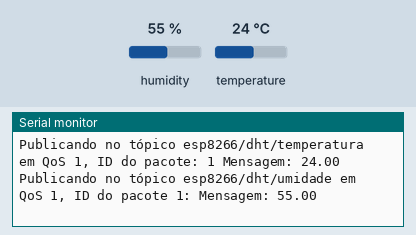
The sketch below on a simulated ESP8266 (NodeMCU). Parts: the last lines printed to the serial monitor. The test bench sets the inputs (shaded band); at power-on: humidity 55 %, temperature 24 °C. WiFi joins after 1.5 s; servers stay silent unless stated; no MQTT or app messages arrive unless stated.

Above: at 10.8 s.
10.9 s: humidity set to 22 %
At 16.0 s:
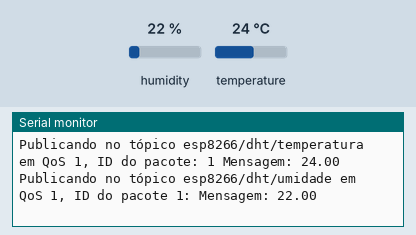
18.4 s: temperature set to 12 °C
At 21.0 s:
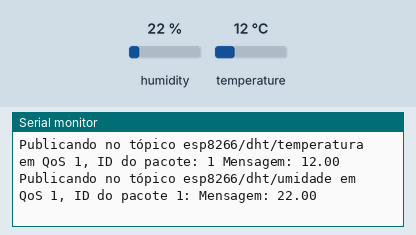
25.9 s: humidity set to 40 %
At 31.0 s:
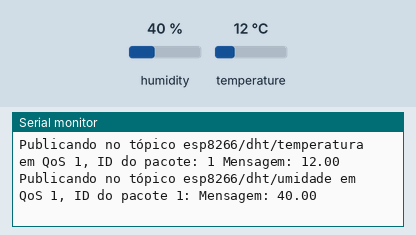
Timing chart, 0 to 32.5 s (numbered marks = the images above; inputs shaded):
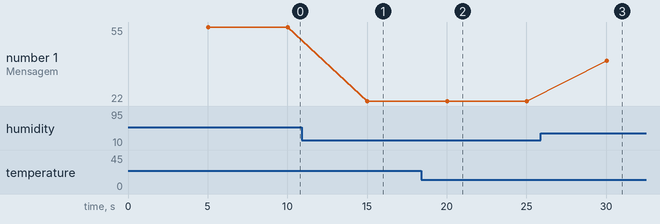

The sketch:

MQTT2.ino
```cpp
/**********
  IFG Campus Goiânia
  Autor:    Carlos Silveira
  Modificações: Thallys H.
  Objetivo: Estabelece comunicação via MQTT Broker e envia tópicos  dos sensores
            de temperatura e umidade do sensor DHT11 a cada cinco segundos
  Origem:  https://randomnerdtutorials.com/esp8266-nodemcu-mqtt-publish-dht11-dht22-arduino/

*********/

#include <ESP8266WiFi.h>  // Inclui biblioteca WiFi
#include <Adafruit_Sensor.h> // Inclui bibliotecas do DHT
#include <DHT.h>
#include <AsyncMqttClient.h> // Inclui biblitecas de comunicação
#include <Ticker.h>

// Define as constantes de conexão de rede WiFi
const char* REDE_WIFI = "Sua rede";  // Insere o nome da Rede WiFi
const char* SENHA_WIFI = "*******";  // Insere a senha da Rede WiFi

// configura a porta do servidor para número 80 (padrão)
WiFiServer server(80);

// Configurações DHT
#define DHTTIPO DHT11     // Define o modelo DHT 11, DHT21, DHT22
#define DHTPIN D1         // Define o pino de conexão do sensor no ESP32
DHT dht(DHTPIN, DHTTIPO); // DHT (pino,tipo)

// Confiogurações do broker MQTT, insere o domínio e porta
#define MQTT_HOST  "seubroker.com"
#define MQTT_PORT 1883

// Define os nomes variáveis do sensor DHT para o MQQT broker
#define MQTT_PUB_TEMP "esp8266/dht/temperatura"
#define MQTT_PUB_HUM  "esp8266/dht/umidade"

// Define as variáveis para temperatura e umidade
float temp;
float um;

// Cria um cliente MQTT
AsyncMqttClient mqttClient;
//
Ticker mqttReconnectTimer;

WiFiEventHandler wifiConnectHandler;
WiFiEventHandler wifiDisconnectHandler;
Ticker wifiReconnectTimer;

// Variáveis para registrar o intervalo de repetição de leitura
unsigned long tempoAtual;
unsigned long tempoAnterior = 0;
const long intevalo = 5000;

// Rotina que faz a conexão com o Wi-Fi
void conectaAoWifi();

// Rotina que faz a conexão com o MQTT Broker
void aoConectarAoWifi(const WiFiEventStationModeGotIP& event);

// Rotina que faz a desconexão com o Wi-Fi
void aoDesconectarDoWifi(const WiFiEventStationModeDisconnected& event);

// Rotina de conexão do cliente com o MQTT
void conectaAoMqtt();

// Rotina que sinaliza estabelecimento de seção MQTT
void aoConectarAoMqtt(bool sessionPresent);

// Rotina que sinaliza a desconexão com o MQTT
void aoDesconectarDoMqtt(AsyncMqttClientDisconnectReason reason);

// Rotina que sinaliza o endereço do pacote MQTT
void onMqttPublish(uint16_t packetId);


void setup() {
  Serial.begin(115200);  // Inicializa a comunicação serial
  Serial.println();
  dht.begin(); // Inicializa o sensor DHT

  wifiConnectHandler = WiFi.onStationModeGotIP(aoConectarAoWifi);
  wifiDisconnectHandler = WiFi.onStationModeDisconnected(aoDesconectarDoWifi);

  mqttClient.onConnect(aoConectarAoMqtt);
  mqttClient.onDisconnect(aoDesconectarDoMqtt);
  mqttClient.onPublish(onMqttPublish);
  mqttClient.setServer(MQTT_HOST, MQTT_PORT);

  conectaAoWifi();
}

void loop() {
  tempoAtual = millis();    // A cada intervalo de tempo realiza a leitura do DHT
  if (tempoAtual - tempoAnterior >= intevalo) {
    tempoAnterior = tempoAtual; // Atualiza o valor de milisegundos anterior
    um = dht.readHumidity(); // Realiza uma nova leitura do sensor de umidade
    temp = dht.readTemperature(); // Realiza uma nova leitura do sensor de temperatura, em Celsius

    // Publica no MQTT mensagem do tópico esp8266/dht/temperatura
    uint16_t packetIdPub1 = mqttClient.publish(MQTT_PUB_TEMP, 1, true, String(temp).c_str());
    Serial.printf("Publicando no tópico %s em QoS 1, ID do pacote: %i ", MQTT_PUB_TEMP, packetIdPub1);
    Serial.printf("Mensagem: %.2f \n", temp);

    // Publica no MQTT mensagem do tópico esp8266/dht/umidade
    uint16_t packetIdPub2 = mqttClient.publish(MQTT_PUB_HUM, 1, true, String(um).c_str());
    Serial.printf("Publicando no tópico %s em QoS 1, ID do pacote %i: ", MQTT_PUB_HUM, packetIdPub2);
    Serial.printf("Mensagem: %.2f \n", um);
  }
}


// Rotina que faz a conexão com o Wi-Fi
void conectaAoWifi() {
  Serial.println("Conectando ao Wi-Fi...");
  WiFi.begin(REDE_WIFI, SENHA_WIFI);
}

// Rotina que faz a conexão com o MQTT Broker
void aoConectarAoWifi(const WiFiEventStationModeGotIP& event) {
  Serial.println("Conectado ao Wi-Fi.");
  conectaAoMqtt();
}

// Rotina que faz a desconexão com o Wi-Fi
void aoDesconectarDoWifi(const WiFiEventStationModeDisconnected& event) {
  Serial.println("Desconectado do Wi-Fi.");
  mqttReconnectTimer.detach(); // Garante que não reconectemos ao MQTT enquanto tentamos recontectar com o WI-FI
  wifiReconnectTimer.once(2, conectaAoWifi);
}

// Rotina de conexão do cliente com o MQTT
void conectaAoMqtt() {
  Serial.println("Conectando ao MQTT...");
  mqttClient.connect();
}

// Rotina que sinaliza estabelecimento de seção MQTT
void aoConectarAoMqtt(bool sessionPresent) {
  Serial.println("Conectado ao MQTT.");
  Serial.print("Sessão presente: ");
  Serial.println(sessionPresent);
}

// Rotina que sinaliza a desconexão com o MQTT
void aoDesconectarDoMqtt(AsyncMqttClientDisconnectReason reason) {
  Serial.println("Descontecado do MQTT.");

  if (WiFi.isConnected()) {
    mqttReconnectTimer.once(2, conectaAoMqtt);
  }
}

// Rotina que sinaliza o endereço do pacote MQTT
void onMqttPublish(uint16_t packetId) {
  Serial.print("Publicação reconhecida.");
  Serial.print("  ID do pacote: ");
  Serial.println(packetId);
}
```

Measured:
- after the input at 10.9 s, the serial monitor: prints a new line after 4.1 s (image 1)
- after the input at 18.4 s, the serial monitor: prints a new line after 1.6 s (image 2)
- after the input at 25.9 s, the serial monitor: prints a new line after 4.1 s (image 3)
- plotted number 1: 55 → 22 after the input at 10.9 s, 22 → 40 after the input at 25.9 s
